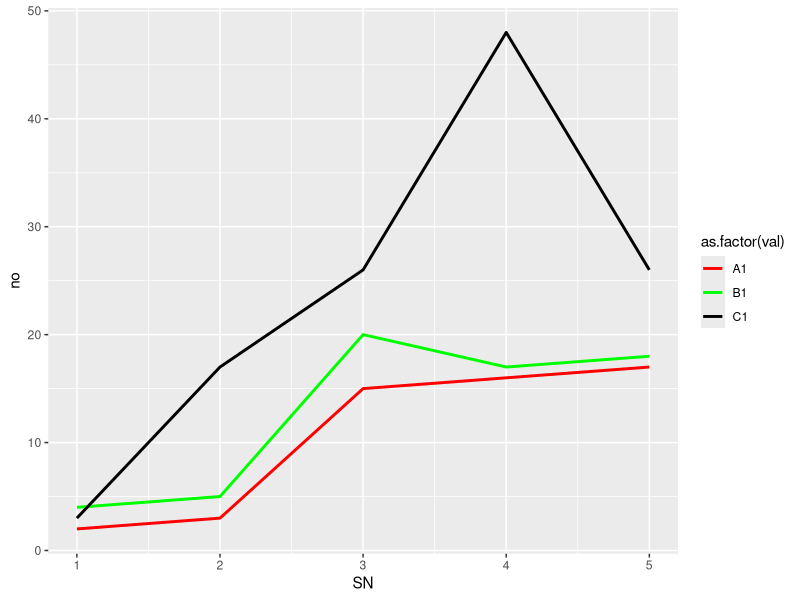

Generate this figure with R:
## ---- chunk 1
knitr::opts_chunk$set(
	echo = TRUE,
	message = FALSE,
	warning = FALSE
)
## ---- chunk 2
library(tidyverse)
## ---- chunk 3
SN <- 1:5
A1 <- c(2, 3, 15, 16, 17)
B1 <- c(4, 5, 20, 17, 18)
C1 <- c(3, 17, 26, 48, 26)
  
data <- data.frame(SN, A1, B1, C1)
## ---- chunk 4
n <- data %>% pivot_longer(cols = 2:4, 
                      names_to = "val", 
                      values_to = "no")
## ---- chunk 5
ggplot(n, aes(x=SN,y=no, group=val, color = as.factor(val))) +
  geom_line(size=1)+ 
  scale_color_manual(values=c("red", "green" ,"black"))
